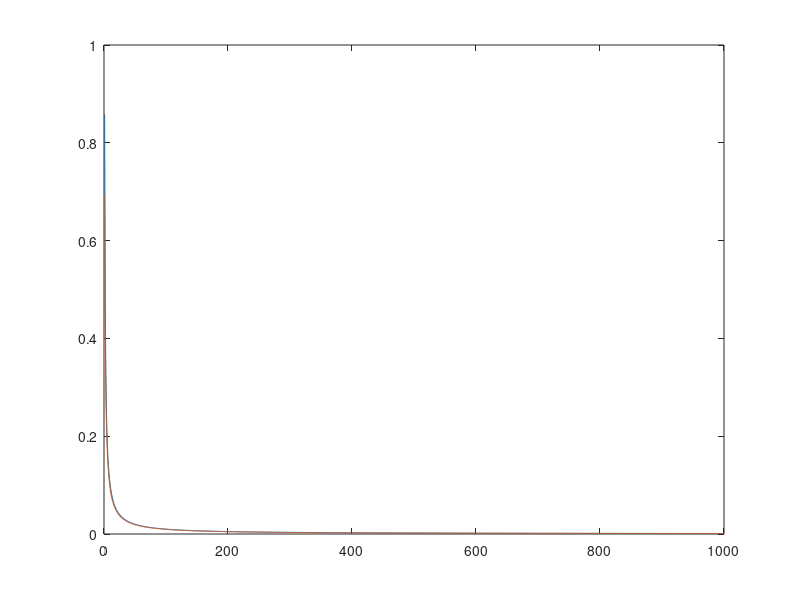
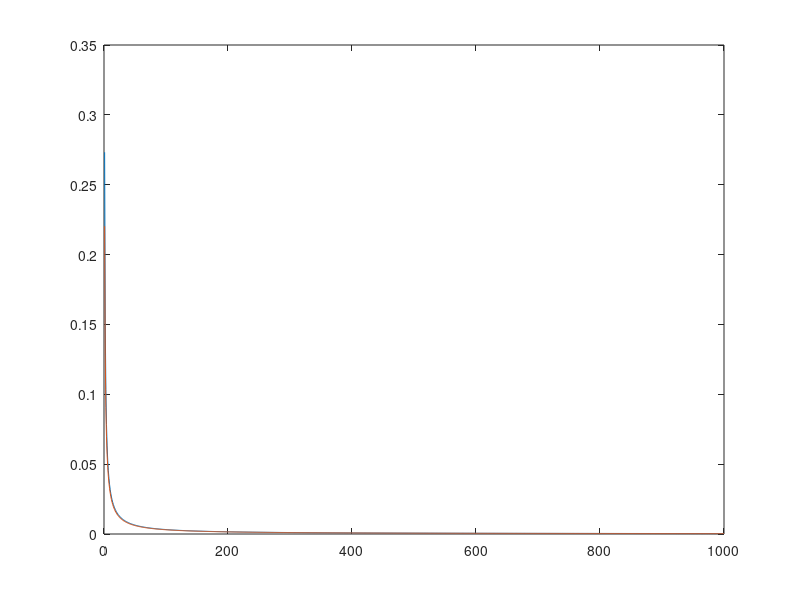

MATLAB code to generate these figures, in order:
clc
clear all
close all;

M=1000;
for M=1:1000
    for n=1:M
        L(n)=((-1)^(n-1) )/(2*(n-1)+1);
    end

    Lsum=sum(L);
    piL(M)=Lsum*4;


    for k=1:M
        E(k)=1/(k^2);
    end
    Esum=sum(E);
    piE(M)=sqrt(Esum*6);
end



absErrorL=abs(piL-pi);
relativeErrorsL=abs(absErrorL./pi);


absErrorE=abs(piE-pi);
relativeErrorsE=abs(absErrorE./pi);
figure()
plot(absErrorL)
hold on
plot(absErrorE)

figure()
plot(relativeErrorsL)
hold on
plot(relativeErrorsE)
